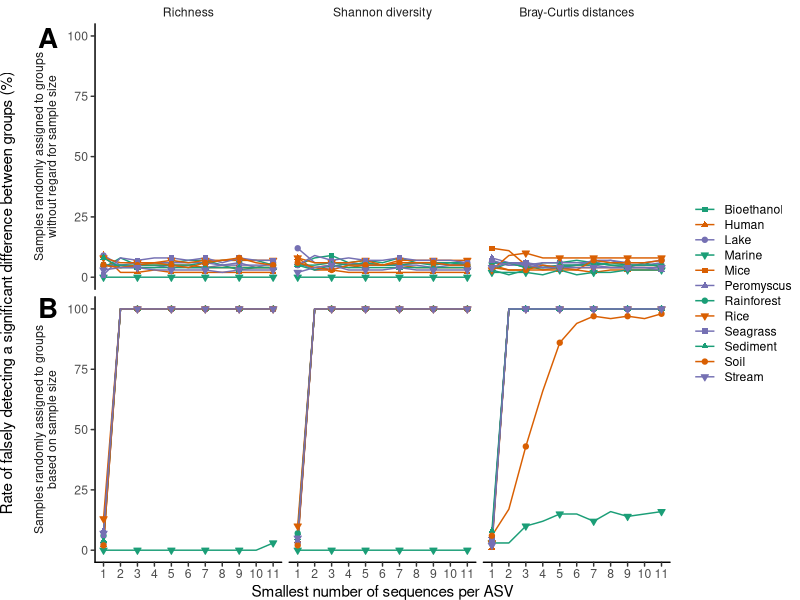
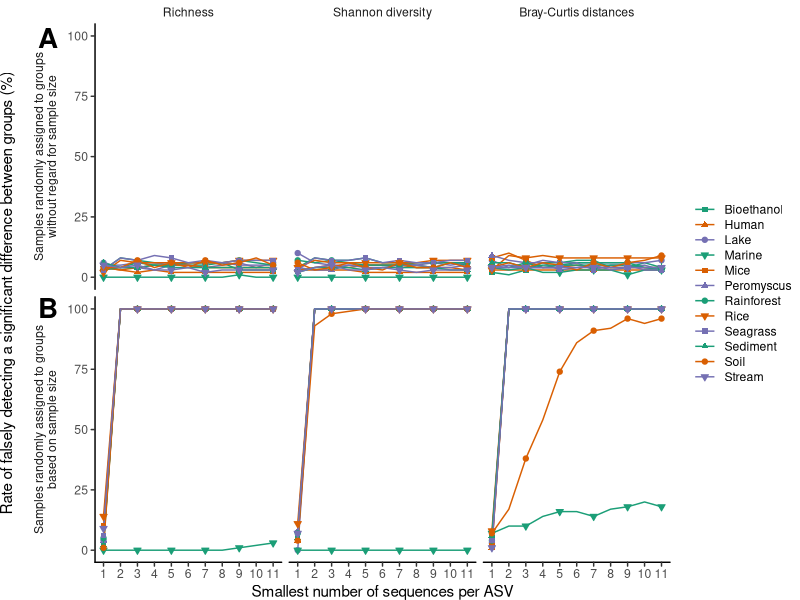

These figures' R source, in order:
library(tidyverse)
library(cowplot)

studies <- c("bioethanol", "human", "lake", "marine", "mice", "peromyscus",
							"rainforest", "rice", "seagrass", "sediment", "soil",
							"stream")

nice_studies <- studies %>% stringr::str_to_title()

null_alpha <- read_tsv("data/process/rffect_alpha_analysis.tsv",
		col_types = cols(.default=col_double(),
					dataset=col_character(), method=col_character(), metric=col_character()
        )
      ) %>%
      filter((metric == "sobs" | metric == "shannon"))

null_beta <- read_tsv("data/process/rffect_beta_analysis.tsv",
		col_types = cols(.default=col_double(),
					dataset=col_character(), clustering=col_character()
        )
      ) %>%
      mutate(metric = "braycurtis") %>%
      rename(method = clustering)

null <- bind_rows(null_alpha, null_beta)

skew_alpha <- read_tsv("data/process/sffect_alpha_analysis.tsv",
		col_types = cols(.default=col_double(),
					dataset=col_character(), method=col_character(), metric=col_character()
        )
      ) %>%
  filter((metric == "sobs" | metric == "shannon"))

skew_beta <- read_tsv("data/process/sffect_beta_analysis.tsv",
		col_types = cols(.default=col_double(),
					dataset=col_character(), clustering=col_character())) %>%
  mutate(metric = "braycurtis") %>%
  rename(method = clustering)

skew <- bind_rows(skew_alpha, skew_beta)

type_one <- bind_rows(null=null, skew=skew, .id="simulation") %>%
  rename(min_class = prune, percent_sig = frac_sig) %>%
  mutate(percent_sig = 100 * percent_sig)

subset_method <- "pc"
subset_string <- "ASV"


plot_data <- function(subset_method, subset_string) {

  subset_data <- type_one %>%
    filter(method == subset_method) %>%
    mutate(metric = factor(
      metric,
      levels=c("sobs", "shannon", "braycurtis"),
      labels=c(paste0("Richness"),
          paste0("Shannon diversity"),
          paste0("Bray-Curtis distances")
        )
      )
    ) %>%
    mutate(
      dataset = factor(dataset, levels=studies, labels=nice_studies),
      simulation = factor(simulation, levels=c("null", "skew"),
            labels=c(
              "Samples randomly assigned to groups\nwithout regard for sample size",
              "Samples randomly assigned to groups\nbased on sample size"
            )
          )
    )

  subset_data_points <- subset_data %>%
      filter(min_class %in% c(1, 3, 5, 7, 9, 11))


  figure <- subset_data %>%
    ggplot(aes(x=min_class, y=percent_sig, group=dataset, color=dataset)) +
      geom_line() +
      geom_point(
        data=subset_data_points,
        mapping=aes(x=min_class, y=percent_sig, color=dataset, shape=dataset, fill=dataset)
      ) +
      facet_grid(simulation~metric, switch="y") +
      scale_x_continuous(breaks=1:11) +
      scale_color_manual(name=NULL,
        values = rep(c('#1b9e77','#d95f02','#7570b3'), 4)
      ) +
      scale_fill_manual(name=NULL,
        values = rep(c('#1b9e77','#d95f02','#7570b3'), 4)
      ) +
      scale_shape_manual(name=NULL,
        values = rep(c(15, 17, 19, 25), 3)
      ) +
      labs(
        x="Smallest number of sequences per ASV",
        y="Rate of falsely detecting a significant difference between groups (%)"
      ) +
      theme_classic() +
      theme(
        strip.placement="outside",
        strip.background=element_rect(color=NA),
        legend.key.height=unit(11, "pt"),
        line=element_line(lineend="round"),
        plot.margin=margin(t=0, l=0, r=0, b=0),
        axis.title.y = element_text(margin = margin(r=8))
      )

  ggdraw(figure) +
  	draw_plot_label(
  		label=c("B", "A"),
  		x=c(0.035, 0.035),
  		y=c(0.52, 0.97),
  		size = 20,
  		fontface="bold"
  	)

  ggsave(
    paste0(
  		"results/figures/",
  		tolower(subset_string),
  		"_type_one.tiff"
  	),
    width=6.87,
    height=6,
    compression = "lzw"
  )
}

plot_data("pc", "ASV")
plot_data("otu", "OTU")
